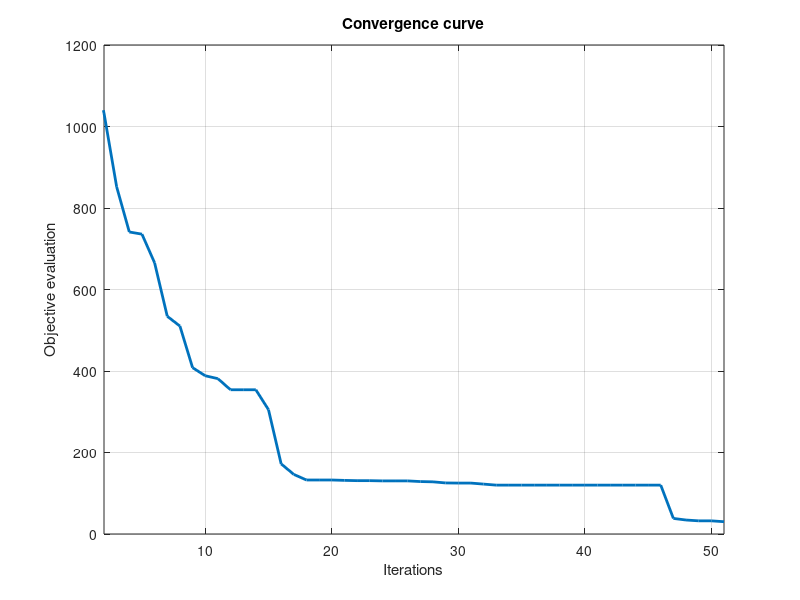
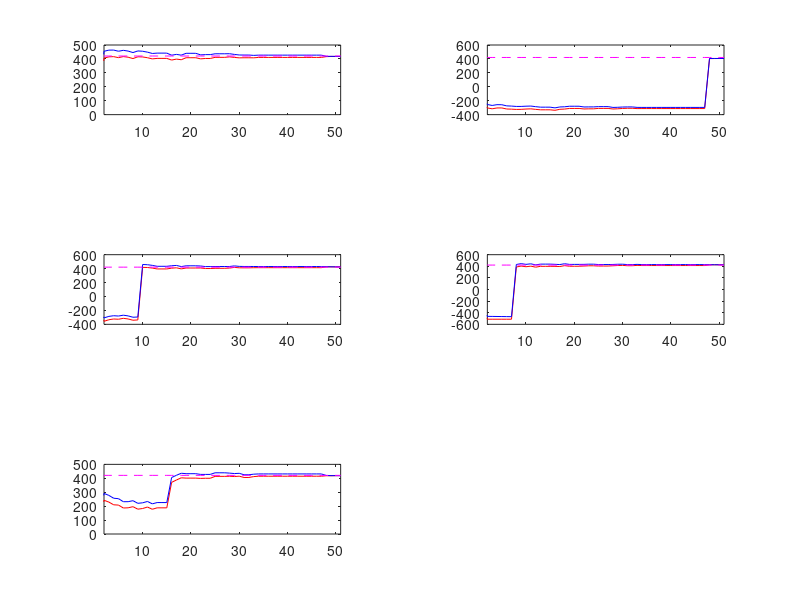
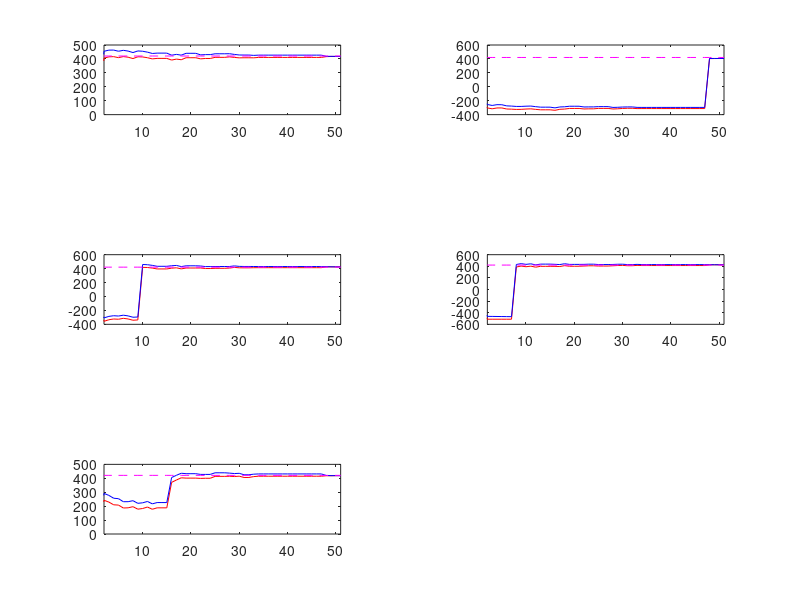

MATLAB code for these plots, in order:
% The Pareto-like Sequential Sampling Algorithm (PSS)
% Written by Mahmoud S. Shaqfa and Prof. Katrin Beyer
% This is a simple implementation of the algorithm
% The main code was implemented in C++14 and Python.
% This code only solves Schwefel function (you can easily modify it)

function results_struct = main_algorithm
clear; clc; close all; tic; format long;

plot_results = true;
%% Algorithmic parameter-settings
acceptance_rate = 0.95;     % Acceptance probability (alpha)
pop_size = 30;              % population size (beta)
iterations = 50;          % Number of iterations (gamma)

%% The objective function parameters
dim = 5;

LB_val = -512;
UB_val = 512;
exact = 420.9687;
%% Initialize and pre-allocation of memory containers
LB = ones(1, dim) * LB_val; % Lower bounds vector
UB = ones(1, dim) * UB_val; % Upper bounds vector
funval_his = zeros(iterations + 1, 1); % The history of all iterations
funval = zeros(pop_size, 1); % Function evaluations per iteration for all the population memebers
limits_his = zeros(iterations + 1, dim * 2); % The histories of LB and UB

%% Initialize the population - Fast vectorized initial sampling
LB_mat = repmat(LB, pop_size, 1);
UB_mat = repmat(UB, pop_size, 1);
random_pop = rand(pop_size, dim);
population = LB_mat + random_pop .* (UB_mat - LB_mat);

clear LB_mat UB_mat % we don't need them after this stage (clear memory)

% Evaluate the inital population
for i = 1: pop_size
    funval(i) = Schwefel(population(i, :));
end

% Find the current best solution
[~, best_index] = min(funval);
funval_his(1) = funval(best_index);
best_sol = population(best_index, :);
new_solution = true;
%% The core of the algorithm (the critical loop)
for i = 2: iterations + 1
    random_pop = rand(pop_size, dim);
    for j = 1:pop_size
       counter = 1;
       for k = 1: dim
           % Change the prominent domain (a self-adaptive mechanism)
           if new_solution
              deviation = 0.5 * (1 - acceptance_rate) * (1 - (i/iterations)) ...
                  * (UB(k) - LB(k));
           end
           reduced_LB = max([best_sol(k) - deviation, LB(k)]);
           reduced_UB = min([reduced_LB + 2 * deviation, UB(k)]);
           
           % Hold the history of the prominent domain
           limits_his(i, counter) = reduced_LB;
           counter = counter + 1;
           limits_his(i, counter) = reduced_UB;
           counter = counter + 1;
           
           if rand <= acceptance_rate
               % Sample from the prominent domain
               population(j, k) = reduced_LB + random_pop(j, k) ...
                   * (reduced_UB - reduced_LB);
           else
               % Sample from the overall domain
               population(j, k) = LB(k) + random_pop(j, k) ...
                   * (UB(k) - LB(k));
           end
       end
       % Evaluate the solution vector
       funval(j) = Schwefel(population(j, :));    
    end
    % Find the current best value
    if min(funval) <= funval_his(i - 1)
        [~, best_index] = min(funval);
        best_sol = population(best_index, :);
        new_solution = true;
        funval_his(i) = min(funval);
    else
        new_solution = false;
        funval_his(i) = funval_his(i - 1);
    end
    fprintf('\nIteration number %4.0f and best fitness is: %4.10f', i, funval_his(i))
end
time = toc;
fprintf('\n\nThe elapsed time %4.5f min', time / 60)
fprintf('\n\nThe best solution is: \n')
disp(best_sol)

%% Plot the results
disp('Exporting the figures, please wait ...')
if plot_results
    % plot convergence
    f1 = figure;
    plot(1:length(funval_his), funval_his, 'LineWidth', 2)
    xlim([2, length(funval_his)])
    xlabel('Iterations')
    ylabel('Objective evaluation')
    title('Convergence curve')
    grid on
    print(f1, 'convergence', '-r400', '-dpdf')
    
    % plot the prominent domain history
    f2 = figure('visible','off');
    set(f2, 'Position', [0 0 200 20*dim])
    counter = 1;
    for kk = 1:dim
        subplot(ceil(dim/2), 2, kk)
        title(num2str(kk))
        plot(1:length(limits_his(:,1)), limits_his(:, counter), '-r')
        counter = counter + 1;
        hold on
        plot(1:length(limits_his(:,1)), limits_his(:, counter), '-b')
        counter = counter + 1;
        hold on
        plot(1:length(limits_his(:,1)), ...
            ones(1, length(limits_his(:,1)))*exact, '--m')
        xlim([2, length(funval_his)])
        hold off
    end
    saveas(f2,'prominent_domain','pdf')
    print(f2, 'prominent_domain', '-r400', '-dpdf','-fillpage')
end
disp('Done')
%% Saving the final results and vectors
results_struct.time = time;
results_struct.evaluations_history = funval_his;
results_struct.LB_UB_history = limits_his;
end

%% Implement your objective function right here.
function y = Schwefel(design_vector)
% See: https://www.sfu.ca/~ssurjano/schwef.html
y = 418.9829 * length(design_vector) - sum(design_vector .* sin(sqrt(abs(design_vector))));
end